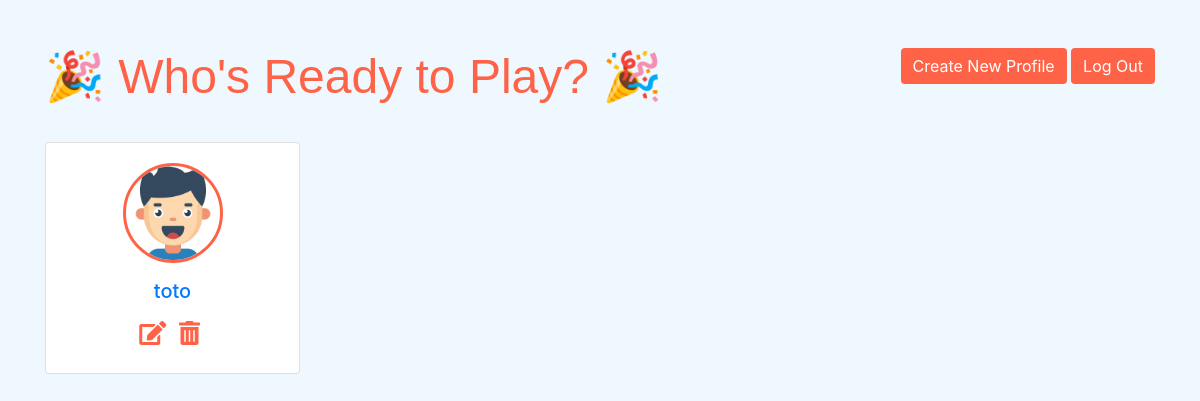
Before: /view_children (signed in) with the older database file.
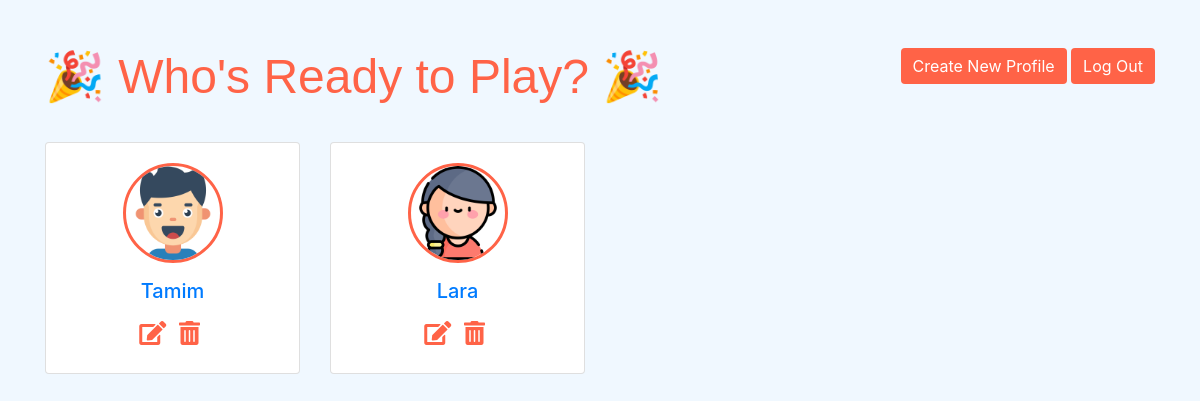
After: the same page with the newer database file.
### app/models.py (models this page shows)
class ChildProfile(db.Model):
    id = db.Column(db.Integer, primary_key=True)
    username = db.Column(db.String(100), nullable=False)
    gender = db.Column(db.String(10), nullable=False)
    age = db.Column(db.Integer, nullable=False)
    user_id = db.Column(db.Integer, db.ForeignKey('user.id'), nullable=False)
    scores = db.relationship('Score', backref='child', lazy=True)
    created_at = Column(DateTime, default=datetime.utcnow)  # Add this line
    def __repr__(self):
        return f"ChildProfile('{self.username}', '{self.age}', '{self.gender}')"

### app/auth/routes.py (the view)
@auth.route('/view_children')
@login_required
def view_children():
    profiles = ChildProfile.query.filter_by(user_id=current_user.id).all()
    print(f"Returning profiles: {profiles}")  # Debug print
    return render_template('view_children.html', profiles=profiles)

### app/__init__.py (called while the page is built)
@login_manager.user_loader
def load_user(user_id):
    return User.query.get(int(user_id))

### app/templates/view_children.html (shortened to what this page needs)
<!DOCTYPE html>
<html lang="en">
<head>
    <link rel="stylesheet" href="https://stackpath.bootstrapcdn.com/bootstrap/4.5.2/css/bootstrap.min.css">
    <link rel="stylesheet" href="https://cdnjs.cloudflare.com/ajax/libs/font-awesome/5.15.4/css/all.min.css">
</head>
<body>
    <div class="container mt-5">
        <div class="d-flex justify-content-between">
            <h1>🎉 Who's Ready to Play? 🎉</h1>
            <div>
                <a href="{{ url_for('auth.create_child_profile') }}" class="btn btn-primary">Create New Profile</a>
                <a href="{{ url_for('game.home') }}" class="btn btn-primary">Log Out</a>
            </div>
        </div>
        <div class="row mt-3">
            {% for profile in profiles %}
            <div class="col-md-3">
                <div class="card">
                    <div class="card-body text-center">
                        <img src="{{ profile.icon_url if profile.icon_url else url_for('static', filename='image/' + ('girl.png' if profile.gender.lower() == 'female' else 'boy.png')) }}"
                             alt="{{ profile.username }}" class="profile-icon">
                        <h5 class="card-title mt-3">
                            <a href="{{ url_for('game.categories', profile_id=profile.id, child_id=profile.id, category_id=1) }}">{{ profile.username }}</a>
                        </h5>
                        <a href="{{ url_for('auth.update_child_profile', child_id=profile.id) }}" class="icon-btn" title="Edit Profile">
                            <i class="fas fa-edit"></i>
                        </a>
                        <form action="{{ url_for('auth.delete_child_profile', child_id=profile.id) }}" method="post" class="d-inline">
                            <button type="submit" class="icon-btn" title="Delete Profile" onclick="return confirm('Are you sure you want to delete this profile?');">
                                <i class="fas fa-trash-alt"></i>
                            </button>
                        </form>
                    </div>
                </div>
            </div>
            {% endfor %}
        </div>
    </div>
</body>
</html>

### app/templates/view_children.html (style rules this page uses)
body { background-color: #f0f8ff; }
h1 { font-family: 'Comic Sans MS', cursive, sans-serif; color: #ff6347; text-align: center; font-size: 3em; margin-bottom: 20px; }
.profile-icon { width: 100px; height: 100px; border-radius: 50%; object-fit: cover; border: 3px solid #ff6347; }
.card { transition: transform 0.2s; }
.btn-primary { background-color: #ff6347; border: none; }
.icon-btn { border: none; background: none; font-size: 1.5em; color: #ff6347; cursor: pointer; }

Changed rows visible on the page:
removed ChildProfile: username "toto"
added ChildProfile: shows a picture, username "Tamim"
added ChildProfile: shows a picture, username "Lara"
